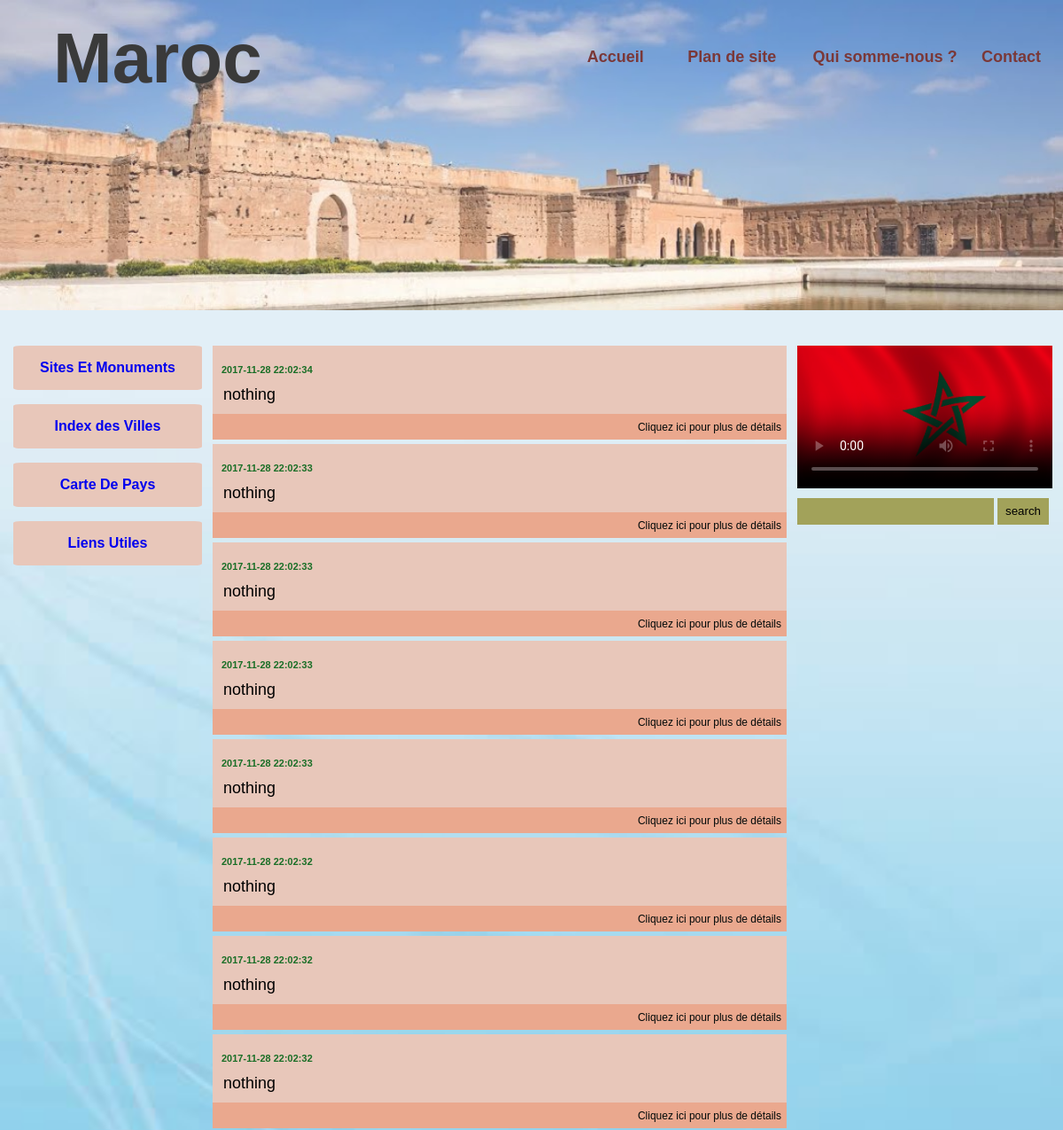
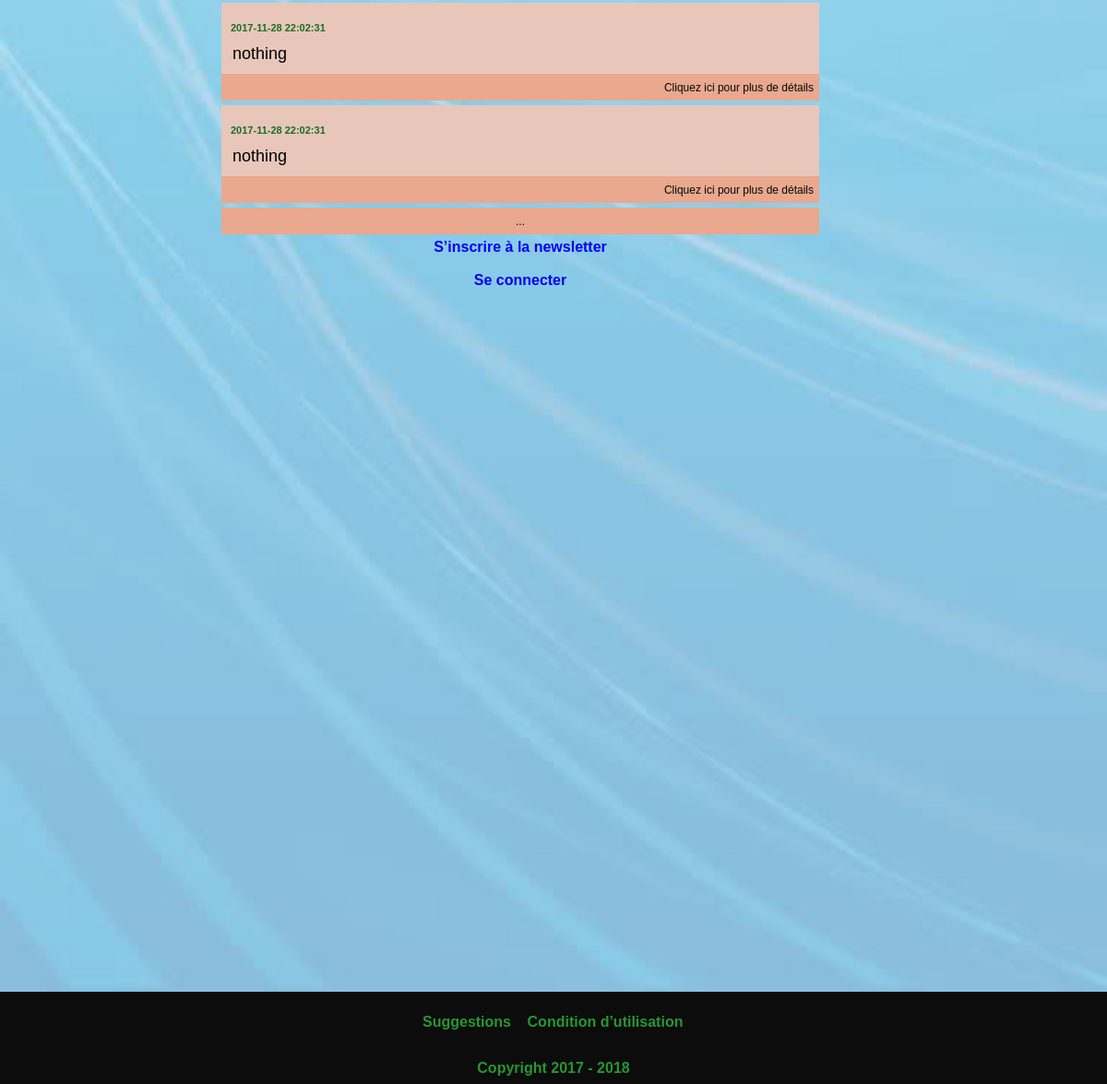
The app's page /allnewsletter.php with its own data (2 pictures, top to bottom).
### tables this page shows
CREATE TABLE `news` (
  `news_id` int(10) unsigned NOT NULL AUTO_INCREMENT,
  `titre` varchar(255) DEFAULT NULL,
  `resume` varchar(255) DEFAULT NULL,
  `contenu` text,
  `image` varchar(255) DEFAULT NULL,
  `date_publication` datetime DEFAULT NULL,
  PRIMARY KEY (`news_id`)
);

### allnewsletter.php (the view, shortened to what this page needs)
<?php
include_once "connect.php";
include_once "includes/header.php";
include_once "includes/left.php";
?>
<div class="milieu" style="margin-top:40px">
<?php
if(isset($_GET["search"])) {
    $x=$_GET["search"];
    $stmt=$con->prepare("select * from news where titre like '%$x%' or resume like '%$x%' or contenu like '%$x%' order by news_id desc");
    }
else $stmt=$con->prepare("select * from news order by news_id desc");
$stmt->execute();
$rows=$stmt->fetchAll();
echo '<div id="rightnews" class="rightnews">';
$i=0;
!isset($_GET["show"]) ? $show=10 : $show=$_GET["show"];
    foreach($rows as $row){
        ++$i;
        echo '<form action="/miniProject/newsletter.php">';
        echo '<div class="rightnewss">';
        echo '<p class="date">'.$row["date_publication"].'</p>';
        echo '<input class="article" type="text" name="titre" readonly value="'.$row["titre"].'">';
        echo '</div>';
        echo '<input class="bota" type="submit" style="cursor:pointer;" value="Cliquez ici pour plus de détails">';
        echo "</form>";
        if($i==$show) break;
    }
    $showw=$show+10;
    if($show<10){
        if(isset($_GET["search"])) echo '<a href="?show=' . $showw . '&search=' . $_GET["search"] . '"><button class="bota">  >> Toutes les news </button></a>';
        else echo '<a href="?show=' . $showw . '"><button class="bota">  >> Toutes les news </button></a>';
    }
    else{
        if(isset($_GET["search"])) echo '<a href="?show=' . $showw . '&search=' . $_GET["search"] . '"><button class="bota" style="text-align:center">  ... </button></a>';
        else echo '<a href="?show=' . $showw . '"><button class="bota" style="text-align:center">  ... </button></a>';
    }
    echo '<div style="width: 100%;text-align: center;"><a href="/miniProject/inscrire.php" class="inscrie">S’inscrire à la newsletter</a></div><br>';
    echo '<div style="width: 100%;text-align: center;"><a href="/miniProject/admin" class="inscrie">Se connecter</div></a>';
    echo '</div>';
?>
</div>
<?php
include_once "includes/right.php";
include_once "includes/footer.php";

### css/style.css (style rules this page uses)
* { text-decoration:none; box-sizing: border-box; }
body { margin:0; font-weight:bold; font-family:arial,tahoma; }
.milieu { float: left; width: 54%; margin-left: 1%; margin-right: 1%; margin-top: 15px; }
.rightnewss { width: 100%; height: 77px; overflow: hidden; background-color: #e8c7ba; }
.bota { margin-bottom: 5px; width: 100%; border: none; outline: none; height: 29px; color: #020909; font-size: 12px; text-align: right; background-color: #eaa88e; overflow: hidden; }
.article { overflow: hidden; background-color: #e8c7ba; border: none; }
.article { padding-left: 12px; font-size: 18px; }
.date { font-size: 11px; padding-left: 10px; padding-top: 10px; }
button { cursor:pointer; }

### records on screen
news: date_publication "2017-11-28 22:02:34", titre "nothing"
news: date_publication "2017-11-28 22:02:33", titre "nothing"
news: date_publication "2017-11-28 22:02:33", titre "nothing"
news: date_publication "2017-11-28 22:02:33", titre "nothing"
news: date_publication "2017-11-28 22:02:33", titre "nothing"
news: date_publication "2017-11-28 22:02:32", titre "nothing"
news: date_publication "2017-11-28 22:02:32", titre "nothing"
news: date_publication "2017-11-28 22:02:32", titre "nothing"
news: date_publication "2017-11-28 22:02:31", titre "nothing"
news: date_publication "2017-11-28 22:02:31", titre "nothing"
